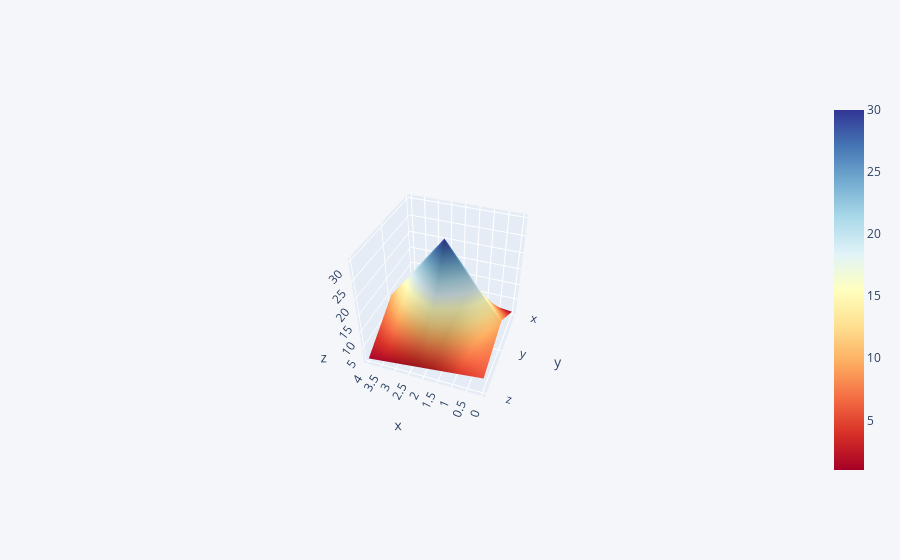

Source (notebook cell):
### Markdown cell above
## 3d Surface

### Code cell
df3 = pd.DataFrame({'x':[1,2,3,4,5],'y':[10,20,30,20,10],'z':[5,4,3,2,1]})
df3.iplot(kind='surface',colorscale='rdylbu')

### Figure 1 — Plotly figure (JSON) as saved in the notebook; plotly's stock layout.template omitted (floating-point values rounded to 4 significant figures)
{"data": [{"colorscale": [[0, "rgb(165,0,38)"], [0.1, "rgb(215,48,39)"], [0.2, "rgb(244,109,67)"], [0.3, "rgb(253,174,97)"], [0.4, "rgb(254,224,144)"], [0.5, "rgb(255,255,191)"], [0.6, "rgb(224,243,248)"], [0.7, "rgb(171,217,233)"], [0.8, "rgb(116,173,209)"], [0.9, "rgb(69,117,180)"], [1, "rgb(49,54,149)"]], "type": "surface", "x": [0, 1, 2, 3, 4], "y": ["x", "y", "z"], "z": [[1, 2, 3, 4, 5], [10, 20, 30, 20, 10], [5, 4, 3, 2, 1]]}], "layout": {"autosize": true, "legend": {"bgcolor": "#F5F6F9", "font": {"color": "#4D5663"}}, "paper_bgcolor": "#F5F6F9", "plot_bgcolor": "#F5F6F9", "scene": {"aspectmode": "auto", "aspectratio": {"x": 1, "y": 1, "z": 1}, "camera": {"center": {"x": 0, "y": 0, "z": 0}, "eye": {"x": -0.9538, "y": 2.644, "z": 2.219}, "projection": {"type": "perspective"}, "up": {"x": 0, "y": 0, "z": 1}}}, "title": {"font": {"color": "#4D5663"}}, "xaxis": {"gridcolor": "#E1E5ED", "showgrid": true, "tickfont": {"color": "#4D5663"}, "title": {"font": {"color": "#4D5663"}, "text": ""}, "zerolinecolor": "#E1E5ED"}, "yaxis": {"gridcolor": "#E1E5ED", "showgrid": true, "tickfont": {"color": "#4D5663"}, "title": {"font": {"color": "#4D5663"}, "text": ""}, "zerolinecolor": "#E1E5ED"}}}
